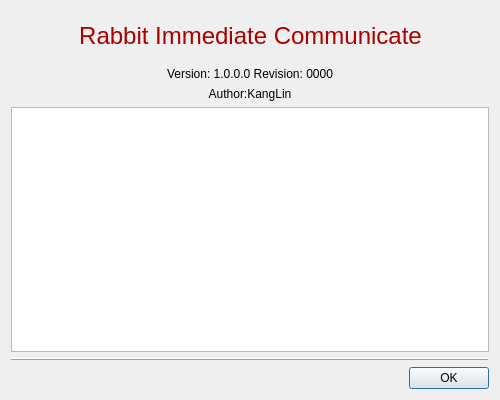
<?xml version="1.0" encoding="UTF-8"?>
<ui version="4.0">
 <class>CDlgAbout</class>
 <widget class="QDialog" name="CDlgAbout">
  <property name="geometry">
   <rect>
    <x>0</x>
    <y>0</y>
    <width>500</width>
    <height>400</height>
   </rect>
  </property>
  <property name="windowTitle">
   <string>Dialog</string>
  </property>
  <layout class="QGridLayout" name="gridLayout">
   <item row="0" column="0">
    <layout class="QHBoxLayout" name="horizontalLayout">
     <item>
      <widget class="QLabel" name="lblLogo">
       <property name="sizePolicy">
        <sizepolicy hsizetype="Preferred" vsizetype="Preferred">
         <horstretch>0</horstretch>
         <verstretch>0</verstretch>
        </sizepolicy>
       </property>
       <property name="minimumSize">
        <size>
         <width>48</width>
         <height>48</height>
        </size>
       </property>
       <property name="textFormat">
        <enum>Qt::PlainText</enum>
       </property>
       <property name="pixmap">
        <pixmap resource="../../Resource/Resource.qrc">:/icon/AppIcon</pixmap>
       </property>
       <property name="scaledContents">
        <bool>false</bool>
       </property>
       <property name="alignment">
        <set>Qt::AlignRight|Qt::AlignTrailing|Qt::AlignVCenter</set>
       </property>
      </widget>
     </item>
     <item>
      <widget class="QLabel" name="lblName">
       <property name="sizePolicy">
        <sizepolicy hsizetype="Preferred" vsizetype="Preferred">
         <horstretch>0</horstretch>
         <verstretch>0</verstretch>
        </sizepolicy>
       </property>
       <property name="minimumSize">
        <size>
         <width>0</width>
         <height>50</height>
        </size>
       </property>
       <property name="palette">
        <palette>
         <active>
          <colorrole role="WindowText">
           <brush brushstyle="SolidPattern">
            <color alpha="255">
             <red>170</red>
             <green>0</green>
             <blue>0</blue>
            </color>
           </brush>
          </colorrole>
         </active>
         <inactive>
          <colorrole role="WindowText">
           <brush brushstyle="SolidPattern">
            <color alpha="255">
             <red>170</red>
             <green>0</green>
             <blue>0</blue>
            </color>
           </brush>
          </colorrole>
         </inactive>
         <disabled>
          <colorrole role="WindowText">
           <brush brushstyle="SolidPattern">
            <color alpha="255">
             <red>120</red>
             <green>120</green>
             <blue>120</blue>
            </color>
           </brush>
          </colorrole>
         </disabled>
        </palette>
       </property>
       <property name="font">
        <font>
         <pointsize>18</pointsize>
        </font>
       </property>
       <property name="text">
        <string>Rabbit Immediate Communicate</string>
       </property>
       <property name="alignment">
        <set>Qt::AlignCenter</set>
       </property>
      </widget>
     </item>
     <item>
      <widget class="QLabel" name="lblLogo_2">
       <property name="sizePolicy">
        <sizepolicy hsizetype="Preferred" vsizetype="Preferred">
         <horstretch>0</horstretch>
         <verstretch>0</verstretch>
        </sizepolicy>
       </property>
       <property name="minimumSize">
        <size>
         <width>48</width>
         <height>48</height>
        </size>
       </property>
       <property name="textFormat">
        <enum>Qt::PlainText</enum>
       </property>
       <property name="pixmap">
        <pixmap resource="../../Resource/Resource.qrc">:/icon/AppIcon</pixmap>
       </property>
       <property name="scaledContents">
        <bool>false</bool>
       </property>
       <property name="alignment">
        <set>Qt::AlignLeading|Qt::AlignLeft|Qt::AlignVCenter</set>
       </property>
      </widget>
     </item>
    </layout>
   </item>
   <item row="1" column="0">
    <widget class="QLabel" name="lblVersion">
     <property name="text">
      <string>Version: 1.0.0.0 Revision: 0000</string>
     </property>
     <property name="textFormat">
      <enum>Qt::PlainText</enum>
     </property>
     <property name="alignment">
      <set>Qt::AlignCenter</set>
     </property>
    </widget>
   </item>
   <item row="2" column="0">
    <widget class="QLabel" name="lblAuthor">
     <property name="text">
      <string>Author:KangLin</string>
     </property>
     <property name="alignment">
      <set>Qt::AlignCenter</set>
     </property>
    </widget>
   </item>
   <item row="3" column="0">
    <widget class="QTextEdit" name="txtReadMe">
     <property name="enabled">
      <bool>true</bool>
     </property>
     <property name="undoRedoEnabled">
      <bool>false</bool>
     </property>
     <property name="readOnly">
      <bool>true</bool>
     </property>
    </widget>
   </item>
   <item row="4" column="0">
    <widget class="QFrame" name="frame">
     <property name="frameShape">
      <enum>QFrame::HLine</enum>
     </property>
     <property name="frameShadow">
      <enum>QFrame::Raised</enum>
     </property>
    </widget>
   </item>
   <item row="5" column="0">
    <widget class="QDialogButtonBox" name="buttonBox">
     <property name="orientation">
      <enum>Qt::Horizontal</enum>
     </property>
     <property name="standardButtons">
      <set>QDialogButtonBox::Ok</set>
     </property>
    </widget>
   </item>
  </layout>
 </widget>
 <resources>
  <include location="../../Resource/Resource.qrc"/>
 </resources>
 <connections>
  <connection>
   <sender>buttonBox</sender>
   <signal>accepted()</signal>
   <receiver>CDlgAbout</receiver>
   <slot>accept()</slot>
   <hints>
    <hint type="sourcelabel">
     <x>248</x>
     <y>254</y>
    </hint>
    <hint type="destinationlabel">
     <x>157</x>
     <y>274</y>
    </hint>
   </hints>
  </connection>
  <connection>
   <sender>buttonBox</sender>
   <signal>rejected()</signal>
   <receiver>CDlgAbout</receiver>
   <slot>reject()</slot>
   <hints>
    <hint type="sourcelabel">
     <x>316</x>
     <y>260</y>
    </hint>
    <hint type="destinationlabel">
     <x>286</x>
     <y>274</y>
    </hint>
   </hints>
  </connection>
 </connections>
</ui>
